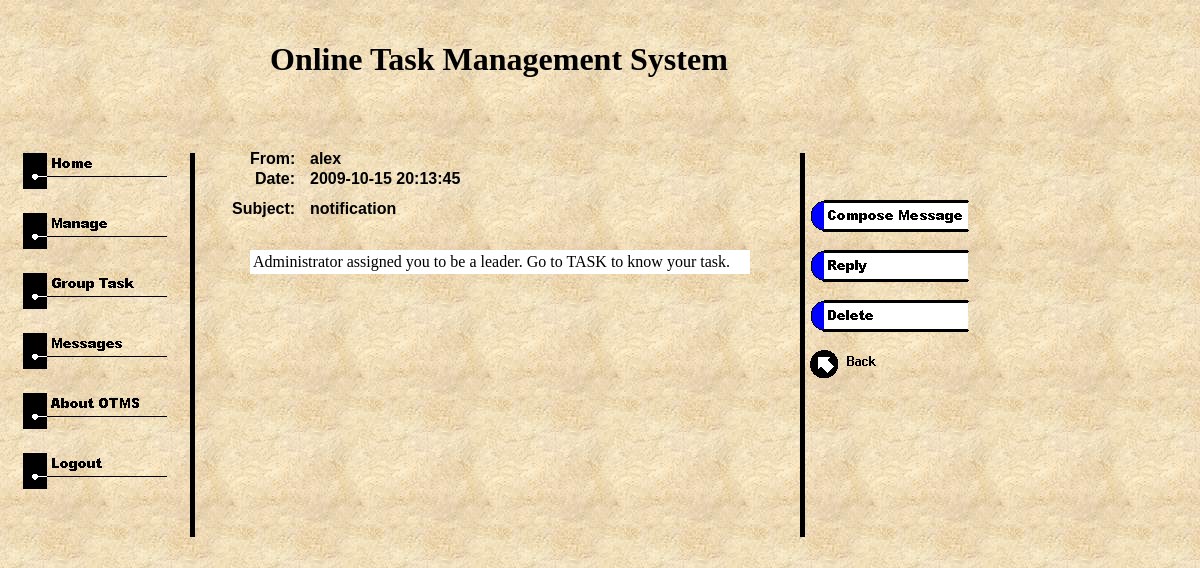
/read_mail.php?key=258 (signed in), run on an earlier commit of the app's database.
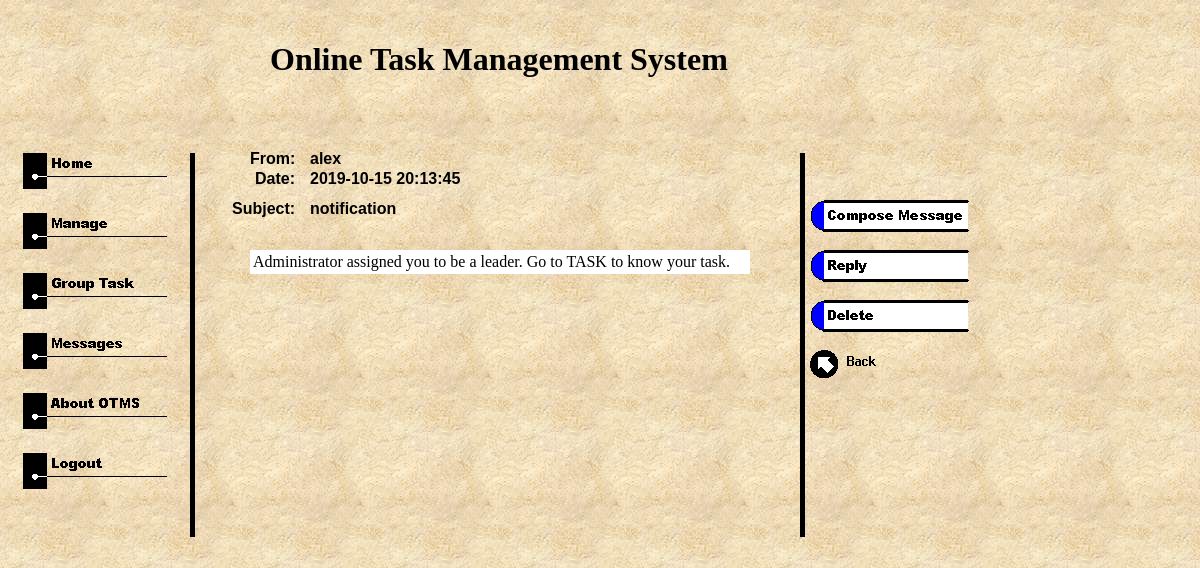
And on a later commit of the database.
### tables this page shows
CREATE TABLE `messaging` (
  `ctrl_no` int(255) NOT NULL auto_increment,
  `date_send` timestamp NOT NULL default CURRENT_TIMESTAMP,
  `to_receiver` varchar(50) NOT NULL,
  `from_sender` varchar(50) NOT NULL,
  `opened` tinyint(1) NOT NULL default '0',
  `mail_subject` varchar(50) NOT NULL,
  `message` text NOT NULL,
  PRIMARY KEY  (`ctrl_no`)
);

### read_mail.php (the view, shortened to what this page needs)
<html>
<head>
</head>
<body link="#0066FF" vlink="#6633CC" bgcolor="#FFFFCC" background="images/image001.jpg" style='margin:0'>
<div style="top:20; left:270; position:absolute; z-index:1;">
<h1>Online Task Management System</h1>
</div>
<div style="top:150; left:20; position:absolute; z-index:1;">
<table>
<tr><td>
<a href = "admin.php"><img border = "none" src = "images/home.gif"></img></a>
</td></tr>
<tr><td>
<a href = "manage_user.php"><img border = "none" src = "images/manage.gif"></img></a>
</td></tr>
<tr><td>
<a href = "group_task.php"><img border = "none" src = "images/grouptask.gif"></img></a>
</td></tr>
<tr><td>
<a href = "messages.php"><img border = "none" src = "images/messages.gif"></img></a>
</td></tr>
<tr><td>
<a href = "about_login.php"><img border = "none" src = "images/about.gif"></img></a>
</td></tr>
<tr><td>
<a href = "index.php"><img border = "none" src = "images/logout.gif"></img></a>
</td></tr>
</table>
<div style="top:0; left:170; position:absolute; z-index:1;">
<img src = "images/image002.gif"></img>
</div>
</div>
<?php
$ctrl = $_REQUEST['key'];
$SQL = "SELECT * FROM messaging WHERE ctrl_no = '$ctrl'";
$result = mysql_query($SQL);
while ($db_field = mysql_fetch_assoc($result)) {
	$from = $db_field['from_sender'];
	$date = $db_field['date_send'];
	$sub = $db_field['mail_subject'];
	$mess = $db_field['message'];
}
?>
<div style="top:150; left:250; position:absolute; z-index:1;">
<b><font face="Arial" size = "3">From:</font></b>
</div>
<div style="top:150; left:310; position:absolute; z-index:1;">
<b><font face="Arial" size = "3"><?php print $from; ?></font></b>
</div>
<div style="top:170; left:255; position:absolute; z-index:1;">
<b><font face="Arial" size = "3">Date:</font></b>
</div>
<div style="top:170; left:310; position:absolute; z-index:1;">
<b><font face="Arial" size = "3"><?php print $date; ?></font></b>
</div>
<div style="top:200; left:232; position:absolute; z-index:1;">
<b><font face="Arial" size = "3">Subject:</font></b>
</div>
<div style="top:200; left:310; position:absolute; z-index:1;">
<b><font face="Arial" size = "3"><?php print $sub; ?></font></b>
</div>
<div style="top:250; left:250; position:absolute; z-index:1;">
<table border = "0" width = "500" bgcolor = "white">
<tr><td><?php print $mess; ?></td></tr>
</table>
</div>
<div style="top:150; left:800; position:absolute; z-index:1;">
<img src = "images/image002.gif"></img>
<div style="top:50; left:10; position:absolute; z-index:1;">
<a href = "com_mes.php"><img src = "images/compose.gif" border = "0"></img></a>
</div>
<div style="top:100; left:10; position:absolute; z-index:1;">
<a href = "reply_mail.php?key=<?php print $from; ?>"><img src = "images/reply.gif" border = "0"></img></a>
</div>
<div style="top:150; left:10; position:absolute; z-index:1;">
<a href = "delete_mail.php?key=<?php print $ctrl; ?>"><img src = "images/delete.gif" border = "0"></img></a>
</div>
<div style="top:200; left:10; position:absolute; z-index:1;">
<a href = "inbox.php"><img src = "images/back.gif" border = "0"></img></a>
</div>
</div>
</body>
</html>

What changed in the data, as far as the page shows it:
changed messaging "alex": date_send "2009-10-15 20:13:45" → "2019-10-15 20:13:45"
